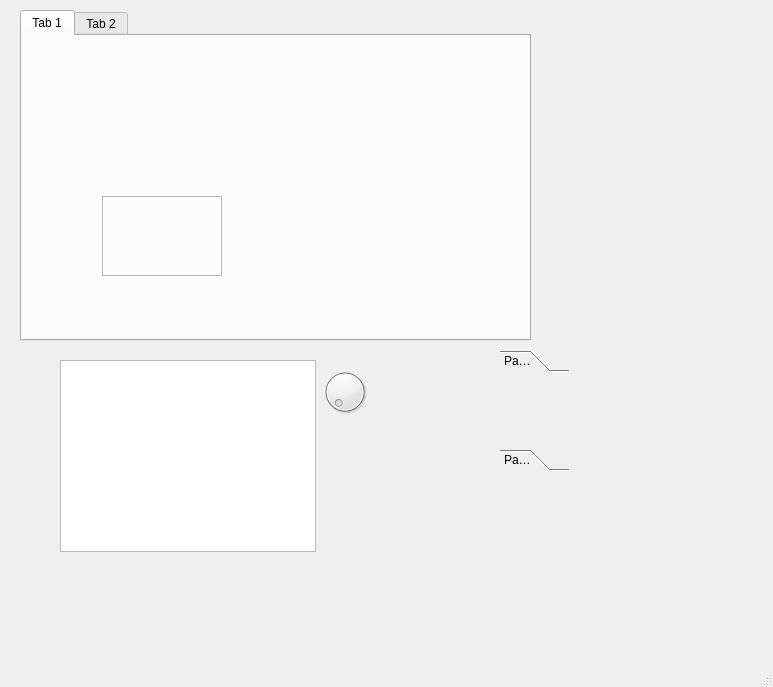
<?xml version="1.0" encoding="UTF-8"?>
<ui version="4.0">
 <class>MainWindow</class>
 <widget class="QMainWindow" name="MainWindow">
  <property name="geometry">
   <rect>
    <x>0</x>
    <y>0</y>
    <width>773</width>
    <height>687</height>
   </rect>
  </property>
  <property name="windowTitle">
   <string>MainWindow</string>
  </property>
  <widget class="QWidget" name="centralwidget">
   <widget class="QRadioButton" name="radioButton">
    <property name="geometry">
     <rect>
      <x>280</x>
      <y>220</y>
      <width>90</width>
      <height>16</height>
     </rect>
    </property>
    <property name="text">
     <string>RadioButton</string>
    </property>
   </widget>
   <widget class="QRadioButton" name="radioButton_2">
    <property name="geometry">
     <rect>
      <x>110</x>
      <y>230</y>
      <width>90</width>
      <height>16</height>
     </rect>
    </property>
    <property name="text">
     <string>RadioButton</string>
    </property>
   </widget>
   <widget class="QDial" name="dial">
    <property name="geometry">
     <rect>
      <x>320</x>
      <y>360</y>
      <width>50</width>
      <height>64</height>
     </rect>
    </property>
   </widget>
   <widget class="QTableView" name="tableView">
    <property name="geometry">
     <rect>
      <x>60</x>
      <y>360</y>
      <width>256</width>
      <height>192</height>
     </rect>
    </property>
   </widget>
   <widget class="QToolBox" name="toolBox">
    <property name="geometry">
     <rect>
      <x>500</x>
      <y>350</y>
      <width>69</width>
      <height>121</height>
     </rect>
    </property>
    <property name="currentIndex">
     <number>0</number>
    </property>
    <widget class="QWidget" name="page">
     <property name="geometry">
      <rect>
       <x>0</x>
       <y>0</y>
       <width>69</width>
       <height>69</height>
      </rect>
     </property>
     <attribute name="label">
      <string>Page 1</string>
     </attribute>
    </widget>
    <widget class="QWidget" name="page_2">
     <property name="geometry">
      <rect>
       <x>0</x>
       <y>0</y>
       <width>69</width>
       <height>69</height>
      </rect>
     </property>
     <attribute name="label">
      <string>Page 2</string>
     </attribute>
    </widget>
   </widget>
   <widget class="QTabWidget" name="tabWidget">
    <property name="geometry">
     <rect>
      <x>20</x>
      <y>10</y>
      <width>511</width>
      <height>331</height>
     </rect>
    </property>
    <widget class="QWidget" name="tab">
     <attribute name="title">
      <string>Tab 1</string>
     </attribute>
     <widget class="QFrame" name="frame">
      <property name="geometry">
       <rect>
        <x>80</x>
        <y>160</y>
        <width>120</width>
        <height>80</height>
       </rect>
      </property>
      <property name="frameShape">
       <enum>QFrame::StyledPanel</enum>
      </property>
      <property name="frameShadow">
       <enum>QFrame::Raised</enum>
      </property>
     </widget>
    </widget>
    <widget class="QWidget" name="tab_2">
     <attribute name="title">
      <string>Tab 2</string>
     </attribute>
    </widget>
   </widget>
   <widget class="QStackedWidget" name="stackedWidget">
    <property name="geometry">
     <rect>
      <x>330</x>
      <y>460</y>
      <width>120</width>
      <height>80</height>
     </rect>
    </property>
    <widget class="QWidget" name="page_3"/>
    <widget class="QWidget" name="page_4"/>
   </widget>
  </widget>
  <widget class="QMenuBar" name="menubar">
   <property name="geometry">
    <rect>
     <x>0</x>
     <y>0</y>
     <width>773</width>
     <height>21</height>
    </rect>
   </property>
  </widget>
  <widget class="QStatusBar" name="statusbar"/>
 </widget>
 <resources/>
 <connections/>
</ui>
